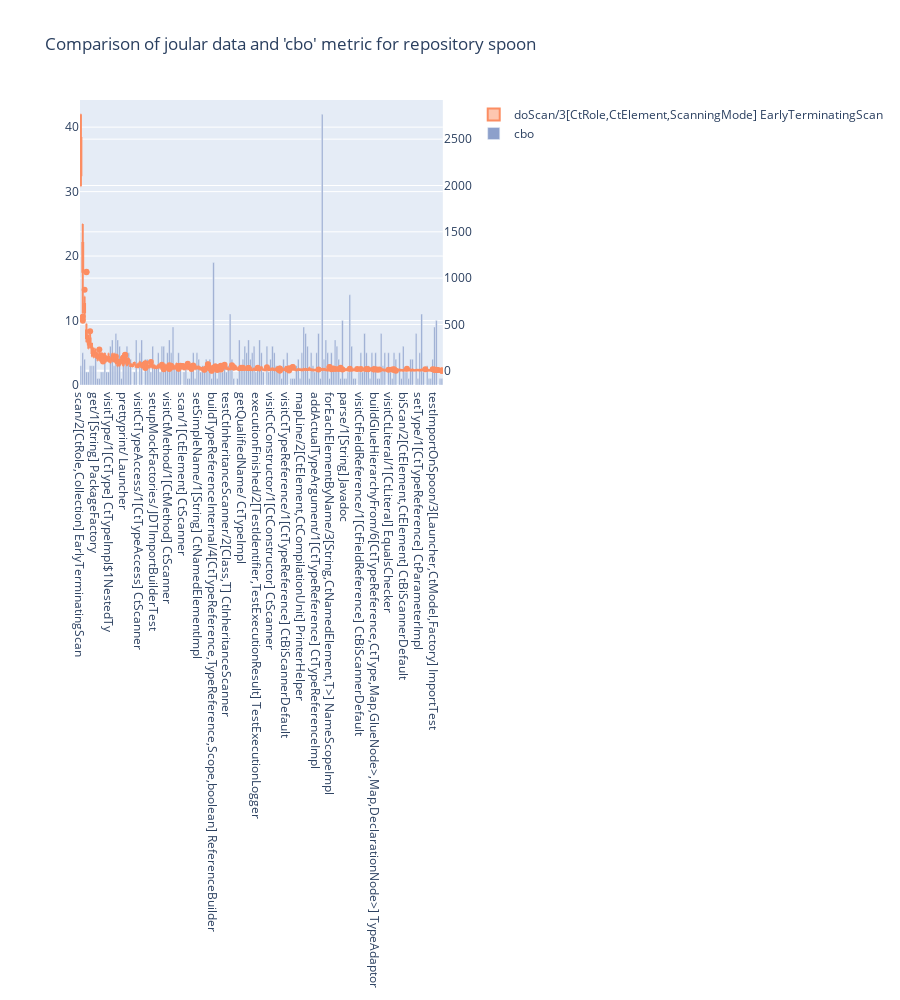
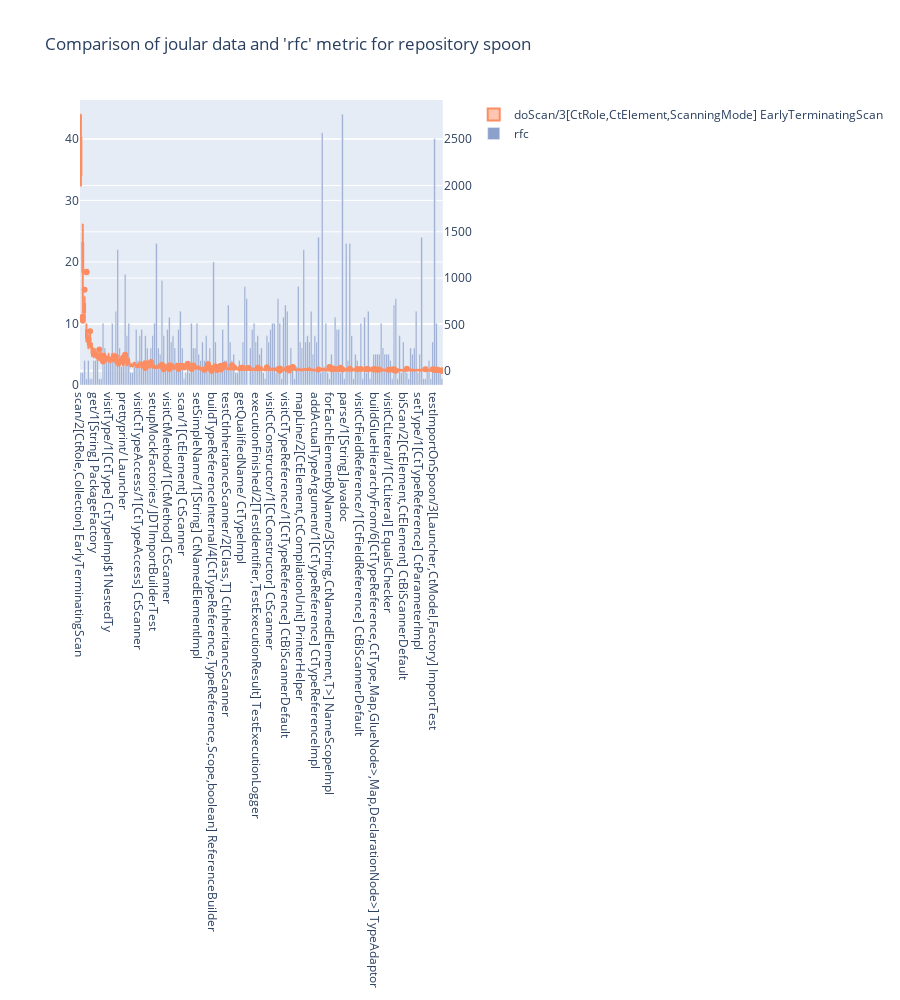
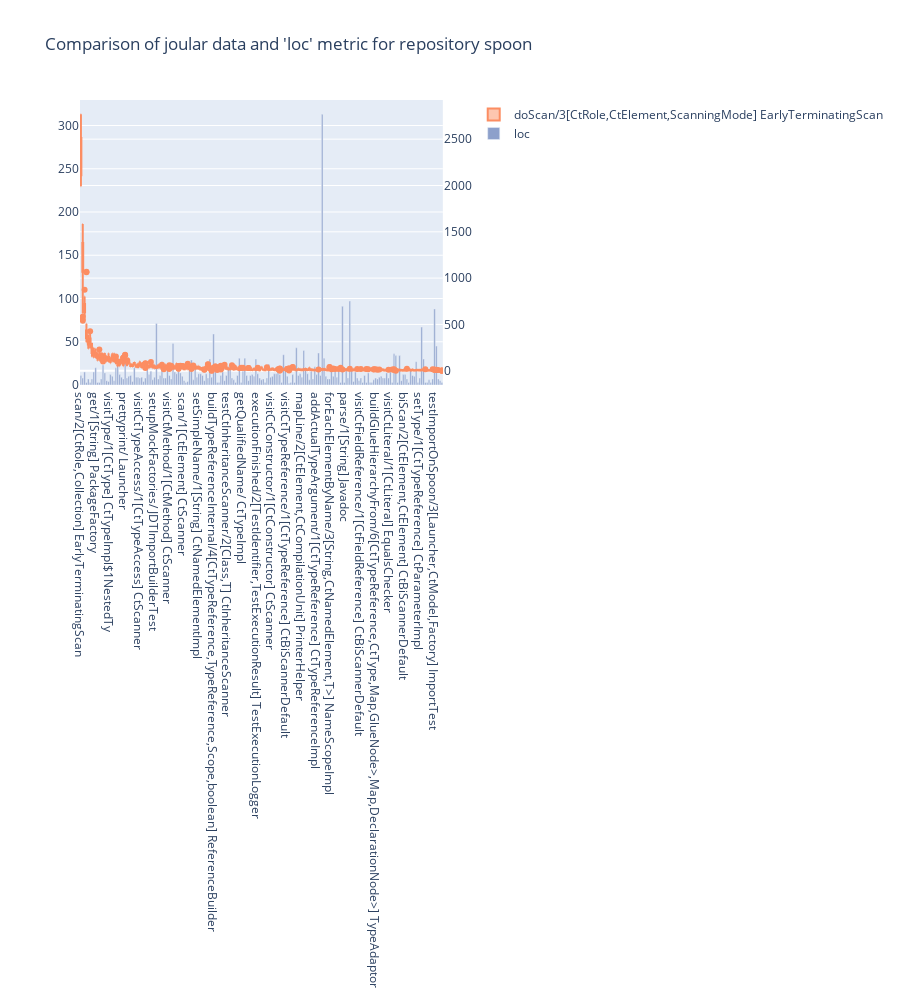
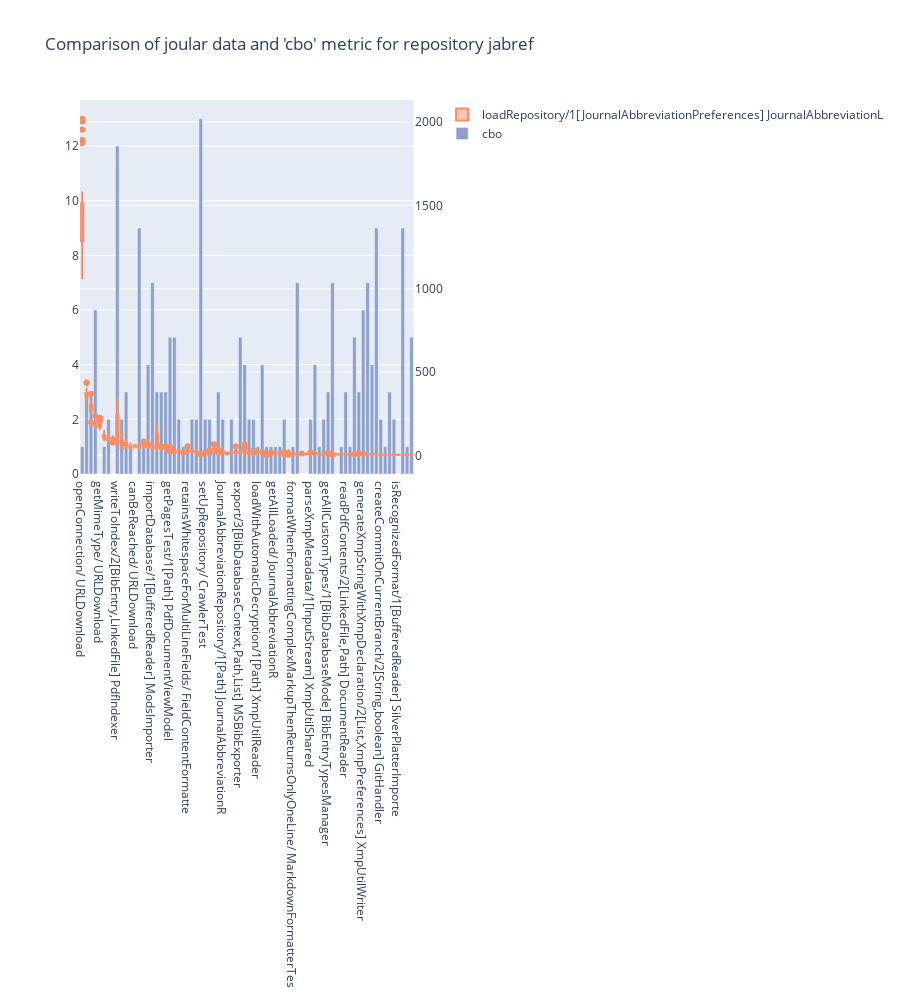

The code cell stored with these charts, in order, in its notebook:
### Code cell
createBoxplotBarchartForEachRepo(allRepoDf, allowedCkMetrics)
